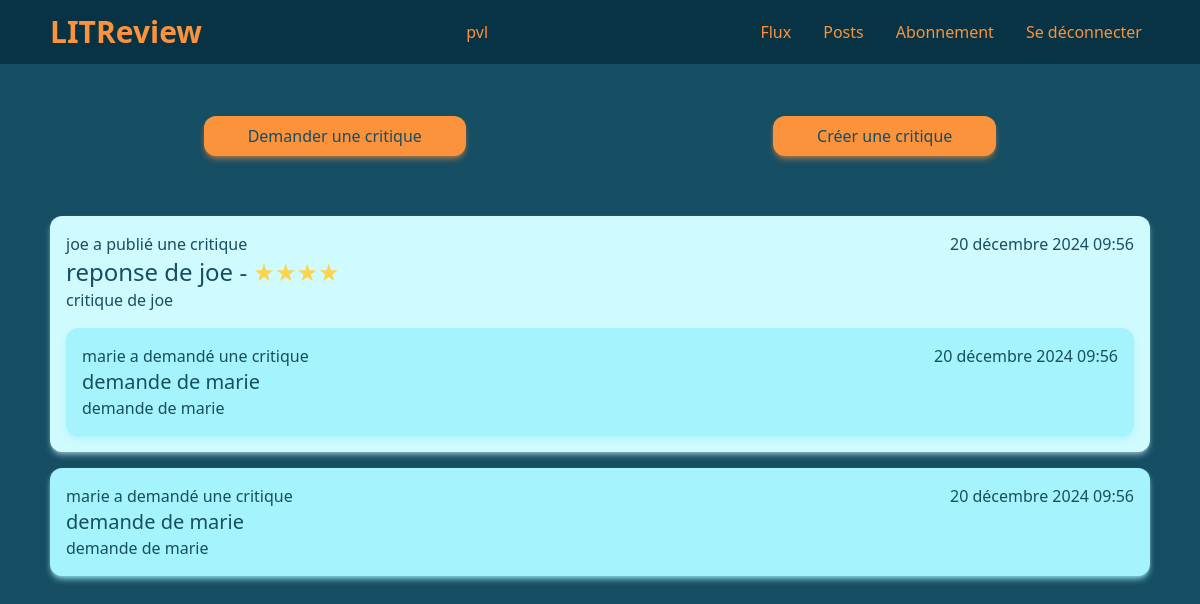
/review/flux/ (signed in), run on the app's committed database.
### authentication/models.py (models this page shows, shortened)
class User(AbstractBaseUser, PermissionsMixin):
    username = models.CharField(max_length=20, unique=True)
    is_active = models.BooleanField(default=True)
    is_superuser = models.BooleanField(default=False)
    is_staff = models.BooleanField(default=False)
    date_joined = models.DateTimeField(default=timezone.now)
    last_login = models.DateTimeField(blank=True, null=True)
    objects = CustomUserManager()
    USERNAME_FIELD = 'username'
    REQUIRED_FIELDS = []

### review/models.py (models this page shows, shortened)
class Review(models.Model):
    ticket = models.ForeignKey(to=Ticket, on_delete=models.CASCADE)
    rating = models.PositiveSmallIntegerField(validators=[MinValueValidator(0), MaxValueValidator(5)])
    headline = models.CharField(max_length=128)
    body = models.CharField(max_length=8192, blank=True)
    user = models.ForeignKey(to=settings.AUTH_USER_MODEL, on_delete=models.CASCADE)
    time_created = models.DateTimeField(auto_now_add=True)

class Ticket(models.Model):
    title = models.CharField(max_length=128)
    description = models.CharField(max_length=2048, blank=True)
    user = models.ForeignKey(to=settings.AUTH_USER_MODEL, on_delete=models.CASCADE)
    image = models.ImageField(null=True, blank=True)
    time_created = models.DateTimeField(auto_now_add=True)
    response = models.BooleanField(default=False)

### review/views.py (the view)
# urls.py: path('flux/', views.FluxView.as_view(), name='flux'),
class FluxView(LoginRequiredMixin, View):
    template = 'review/flux.html'
    ticket_class = models.Ticket
    review_class = models.Review
    def get(self, request):
        users_viewable = User.objects.filter(
            Q(follow_user__user = request.user) |
            Q(pk=request.user.pk)
        )
        tickets = self.ticket_class.objects.filter(user__in=users_viewable)
        tickets = tickets.annotate(content_type=Value('TICKET', CharField()))
        reviews = self.review_class.objects.filter(
            Q(user__in=users_viewable) |
            Q(ticket__user__in=users_viewable)
            )
        reviews = reviews.annotate(content_type=Value('REVIEW', CharField()))
        posts = sorted(
            chain(tickets, reviews),
            key=lambda post: post.time_created,
            reverse=True
        )
        return render(request, self.template, context={'posts': posts})

### review/templates/review/flux.html
{% extends 'base.html' %}
{% block content %}
    <div class="flex items-center justify-around h-40 w-full">
        <a href="{% url 'create_ticket' %}" class="btn px-11 py-2">Demander une critique</a>
        <a href="{% url 'create_review' %}" class="btn px-11 py-2">Créer une critique</a>
    </div>
    <div class="flex flex-col gap-4 w-full">
        {% for post in posts %}
            {% if post.content_type == 'TICKET' %}
                {% include 'review/partials/ticket_snippet.html' %}
            {% elif post.content_type == 'REVIEW' %}
                {% include 'review/partials/review_snippet.html' %}
            {% endif %}
        {% endfor %}
    </div>
{% endblock %}

### templates/base.html (shortened to what this page needs)
<!DOCTYPE html>
<html lang="en">
<head>
    <link rel="stylesheet" href="/static/css/output.css">
</head>
<body class="bg-cyan-900">
    <div class="relative">
        <nav class="flex justify-center fixed top-0 left-0 right-0  h-16 bg-cyan-950 w-full" >
            <div class="nav-text flex justify-between items-center xl:w-2/3 lg:w-11/12">
                <h1>LITReview</h1>
                {% if user.is_authenticated %}
                <p>{{ user }}</p>
                <ul class="flex gap-4">
                    <li>
                        <a href="{% url 'flux' %}" class="nav-hover px-2">Flux</a>
                    </li>
                    <li>
                        <a href="{% url 'posts' %}" class="nav-hover px-2">Posts</a>
                    </li>
                    <li>
                        <a href="{% url 'follows' %}" class="nav-hover px-2">Abonnement</a>
                    </li>
                    <li>
                        <a href="{% url 'logout' %}" class="nav-hover px-2">Se déconnecter</a>
                    </li>
                </ul>
                {% endif %}
            </div>
        </nav>
    </div>
    <section class="flex justify-center w-full mt-14 mb-6 text-cyan-900">
        <div class="flex flex-col items-center xl:w-2/3 lg:w-11/12 w-full">
            {% block content %}{% endblock %}
        </div>
    </section>
</body>
</html>

### review/templates/review/partials/review_snippet.html
{% load tz %}
{% load mathfilters %}
<div class="card-light flex flex-col p-4 gap-4">
    <div class="flex justify-between">
        <div class="">
            {% if post.user == user %}
            <p>Vous avez publié une critique</p>
            {% else %}
            <p>{{ post.user }} a publié une critique</p>
            {% endif %}
            <p class="text-2xl">{{ post.headline }} - <span class="text-amber-300">{{ '★'|mul:post.rating }}</span></p>
            <p>{{ post.body }}</p>
        </div>
        <p>{{ post.time_created|timezone:"Europe/Paris" }}</p>
    </div>
    {% with post=post.ticket %}
        {% include 'review/partials/ticket_snippet.html' %}
    {% endwith %}
</div>

### review/templates/review/partials/ticket_snippet.html (shortened to what this page needs)
{% load tz %}
<div class="card-medium p-4">
    <div class="flex justify-between">
        <div>
            {% if post.user == user %}
            <p>Vous avez demandé une critique</p>
            {% else %}
            <p>{{ post.user }} a demandé une critique</p>
            {% endif %}
            <p class="text-xl">{{ post.title }}</p>
            <p>{{ post.description }}</p>
        </div>
        <p>{{ post.time_created|timezone:"Europe/Paris" }}</p>
    </div>
</div>

### data on the page
User: username "pvl"
Review: user "joe", headline "reponse de joe", rating "★★★★", body "critique de joe", time_created "20 décembre 2024 09:56", user "marie", title "demande de marie", description "demande de marie"
Ticket: user "marie", title "demande de marie", description "demande de marie", time_created "20 décembre 2024 09:56"
